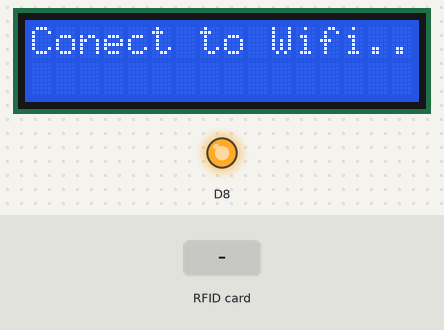
A sketch run on a simulated ESP8266 (NodeMCU). Parts: 16×2 character LCD, output pins drawn as LEDs (lit = HIGH). The inputs (shaded band) are chosen by the test bench. WiFi joins after 1.5 s; servers stay silent unless stated; uploads are accepted with an empty reply; what the sketch prints to the serial monitor is not drawn.

Above: at 0.1 s.
At 2.8 s:
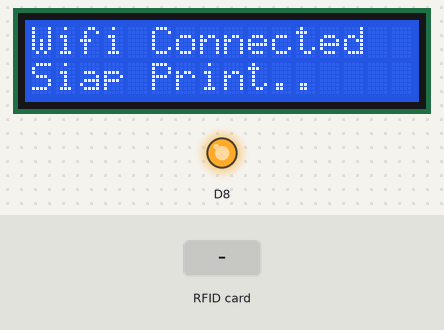
2.9 s: RFID card 5E 7A 19 C4 held to the reader
Timing chart, 0 to 5.9 s (numbered marks = the images above; inputs shaded):
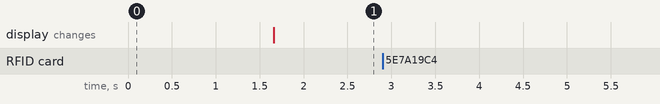

The sketch:

E-MONEY_RFID.ino
```cpp
/*
   visit www.anakkendali.com
   2018

*/

#include <ESP8266WiFi.h>
#include <ESP8266HTTPClient.h>
#include <Wire.h>
#include <LiquidCrystal_I2C.h>

LiquidCrystal_I2C lcd(0x27, 16, 2);
WiFiClient client;

#include <SPI.h>
#include <MFRC522.h>

#define SS_PIN D3
#define RST_PIN D4

MFRC522 rfid(SS_PIN, RST_PIN);
MFRC522::MIFARE_Key key;

String request_string;
const char* host = "192.168.1.15"; // ip computer yang di install xampp (Windows + R ---> CMD ---->ketik ipconfig

//parsing data
int index1, index2;
String dat1, dat2;

HTTPClient http;

void setup() {
  pinMode(D8, OUTPUT);
  digitalWrite(D8, 1);
  lcd.begin();
  // put your setup code here, to run once:
  lcd.setCursor(0, 0);
  lcd.print("Conect to Wifi..");
  WiFi.disconnect();
  WiFi.begin("KOST_RAMA", "bayardulu500");
  while ((!(WiFi.status() == WL_CONNECTED))) {
    delay(300);
  }
  lcd.clear();
  lcd.print("Wifi Connected");
  Serial.begin(9600);
  SPI.begin();
  rfid.PCD_Init();
  lcd.setCursor(0, 1);
  lcd.print("Siap Print..");
  Serial.println("I am waiting for card...");
}
String strID, val, data;

unsigned long timenow = 0;
int saldo;
int harga = 500;
int sendHarga = 0;
boolean menu = 0;

void baca_serial() {
  while (client.available() > 0) {
    delay(10);
    char c = client.read();
    data += c;
  }
  if (data.length() > 0) {
    Serial.println(data);
    index1 = data.indexOf('%');
    index2 = data.indexOf('%', index1 + 1);

    dat1 = data.substring(index1 + 1, index2);
    saldo = dat1.toInt();
    Serial.print("dat1: ");
    Serial.println(dat1);
    data = "";
  }
}

void loop() {
  // put your main code here, to run repeatedly:
  if (!rfid.PICC_IsNewCardPresent() || !rfid.PICC_ReadCardSerial())
    return;

  // Serial.print(F("PICC type: "));
  MFRC522::PICC_Type piccType = rfid.PICC_GetType(rfid.uid.sak);
  // Serial.println(rfid.PICC_GetTypeName(piccType));

  // Check is the PICC of Classic MIFARE type
  if (piccType != MFRC522::PICC_TYPE_MIFARE_MINI &&
      piccType != MFRC522::PICC_TYPE_MIFARE_1K &&
      piccType != MFRC522::PICC_TYPE_MIFARE_4K) {
    Serial.println(F("Your tag is not of type MIFARE Classic."));
    return;
  }

  //id kartu dan yang akan dikirim ke database
  strID = "";
  for (byte i = 0; i < 4; i++) {
    strID +=
      (rfid.uid.uidByte[i] < 0x10 ? "0" : "") +
      String(rfid.uid.uidByte[i], HEX) +
      (i != 3 ? ":" : "");
  }

  strID.toUpperCase();
  Serial.println(strID);
  baca_database(strID);
  baca_serial();
  saldo -= harga;
  update_saldo(strID, saldo);
//  //  Serial.println(strID);
  delay(1000);
}

//  val = "500"; // nilai kartu yang akan dikirim
//  update_saldo();
//  baca_database();

void update_saldo(String id, int nilai)
{
  if (!client.connect(host, 80)) {
    Serial.println("Gagal Konek");
    return;
  }

  request_string = "/esp8266/rfidupdate.php?idcard=";
  request_string += id;
  request_string += "&val=";
  request_string += nilai;

  Serial.print("requesting URL: ");
  Serial.println(request_string);
  client.print(String("GET ") + request_string + " HTTP/1.1\r\n" + "Host: " + host + "\r\n" + "Connection: close\r\n\r\n");

  unsigned long timeout = millis();
  while (client.available() == 0) {
    if (millis() - timeout > 5000) {
      Serial.println(">>> Client Timeout !");
      client.stop();
      return;
    }
  }
}

void baca_database(String id)
{
  if (!client.connect(host, 80)) {
    Serial.println("Gagal Konek");
    return;
  }

  request_string = "/esp8266/rfidread.php?idcard=";
  request_string += id;

  Serial.print("requesting URL: ");
  Serial.print(request_string);
  client.print(String("GET ") + request_string + " HTTP/1.1\r\n" + "Host: " + host + "\r\n" + "Connection: close\r\n\r\n");

  unsigned long timeout = millis();
  while (client.available() == 0) {
    if (millis() - timeout > 5000) {
      Serial.println(">>> Client Timeout !");
      client.stop();
      return;
    }
  }
}

void reg_kartu(String id)
{
  if (!client.connect(host, 80)) {
    Serial.println("Gagal Konek");
    return;
  }

  request_string = "/esp8266/rfidadd.php?idcard=";
  request_string += id;
  request_string += "&val=";
  request_string += 0;

  Serial.print("requesting URL: ");
  Serial.print(request_string);
  client.print(String("GET ") + request_string + " HTTP/1.1\r\n" + "Host: " + host + "\r\n" + "Connection: close\r\n\r\n");

  unsigned long timeout = millis();
  while (client.available() == 0) {
    if (millis() - timeout > 5000) {
      Serial.println(">>> Client Timeout !");
      client.stop();
      return;
    }
  }
}
```

Measured:
- after the input at 2.9 s, every drawn part: stays the same
